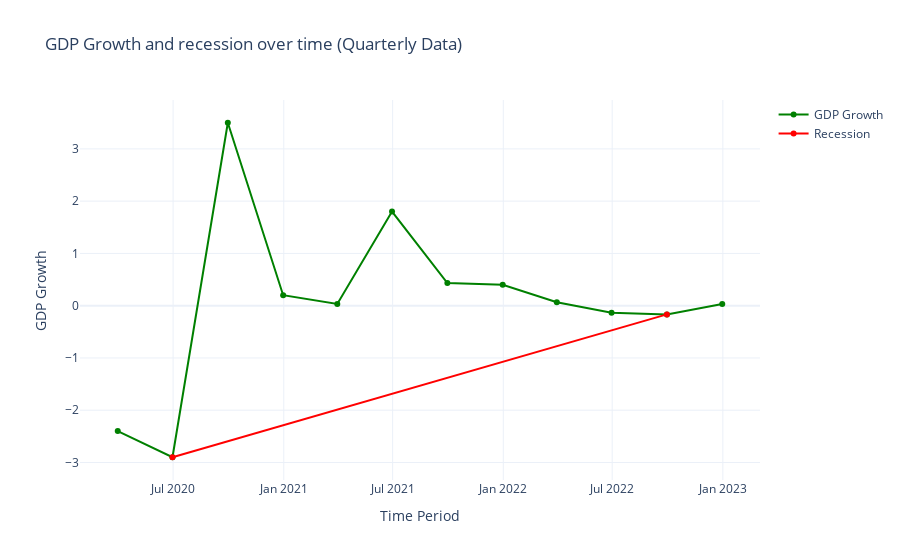

The notebook cell this image was saved under:
### Code cell
quarterly_data['Recession'] = ((quarterly_data['GDP Growth'] < 0) & (quarterly_data['GDP Growth'].shift(1) < 0))

quarterly_data['Recession'].fillna(False, inplace = True)

fig = go.Figure()

fig.add_trace(go.Scatter(x = quarterly_data.index, y = quarterly_data['GDP Growth'],
                        name = 'GDP Growth', line = dict(color='green', width=2)))

fig.add_trace(go.Scatter(x = quarterly_data[quarterly_data['Recession']].index, 
                         y = quarterly_data[quarterly_data['Recession']]['GDP Growth'],
                        name = 'Recession', line = dict(color = 'red', width = 2)))

fig.update_layout(title = 'GDP Growth and recession over time (Quarterly Data)',
                 xaxis_title = 'Time Period',
                 yaxis_title = 'GDP Growth')

fig.show()

### Figure 1 — Plotly figure (JSON) as saved in the notebook; plotly's stock layout.template omitted (floating-point values rounded to 4 significant figures)
{"data": [{"line": {"color": "green", "width": 2}, "name": "GDP Growth", "type": "scatter", "x": ["2020-03-31T00:00:00", "2020-06-30T00:00:00", "2020-09-30T00:00:00", "2020-12-31T00:00:00", "2021-03-31T00:00:00", "2021-06-30T00:00:00", "2021-09-30T00:00:00", "2021-12-31T00:00:00", "2022-03-31T00:00:00", "2022-06-30T00:00:00", "2022-09-30T00:00:00", "2022-12-31T00:00:00"], "y": [-2.4, -2.9, 3.5, 0.2, 0.03333, 1.8, 0.4333, 0.4, 0.06667, -0.1333, -0.1667, 0.03333]}, {"line": {"color": "red", "width": 2}, "name": "Recession", "type": "scatter", "x": ["2020-06-30T00:00:00", "2022-09-30T00:00:00"], "y": [-2.9, -0.1667]}], "layout": {"title": {"text": "GDP Growth and recession over time (Quarterly Data)"}, "xaxis": {"title": {"text": "Time Period"}}, "yaxis": {"title": {"text": "GDP Growth"}}}}
